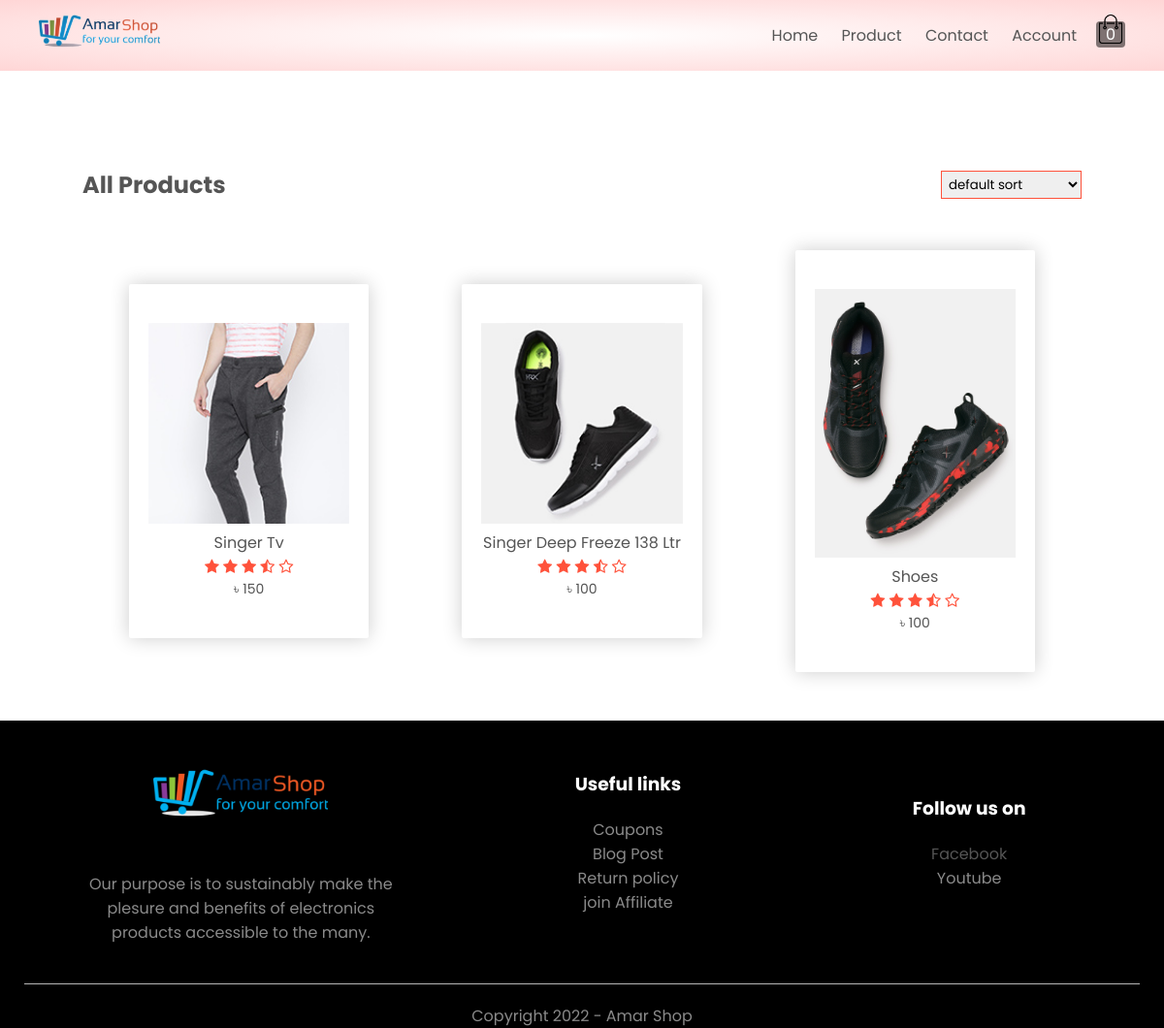
The app's page /products/, older data.
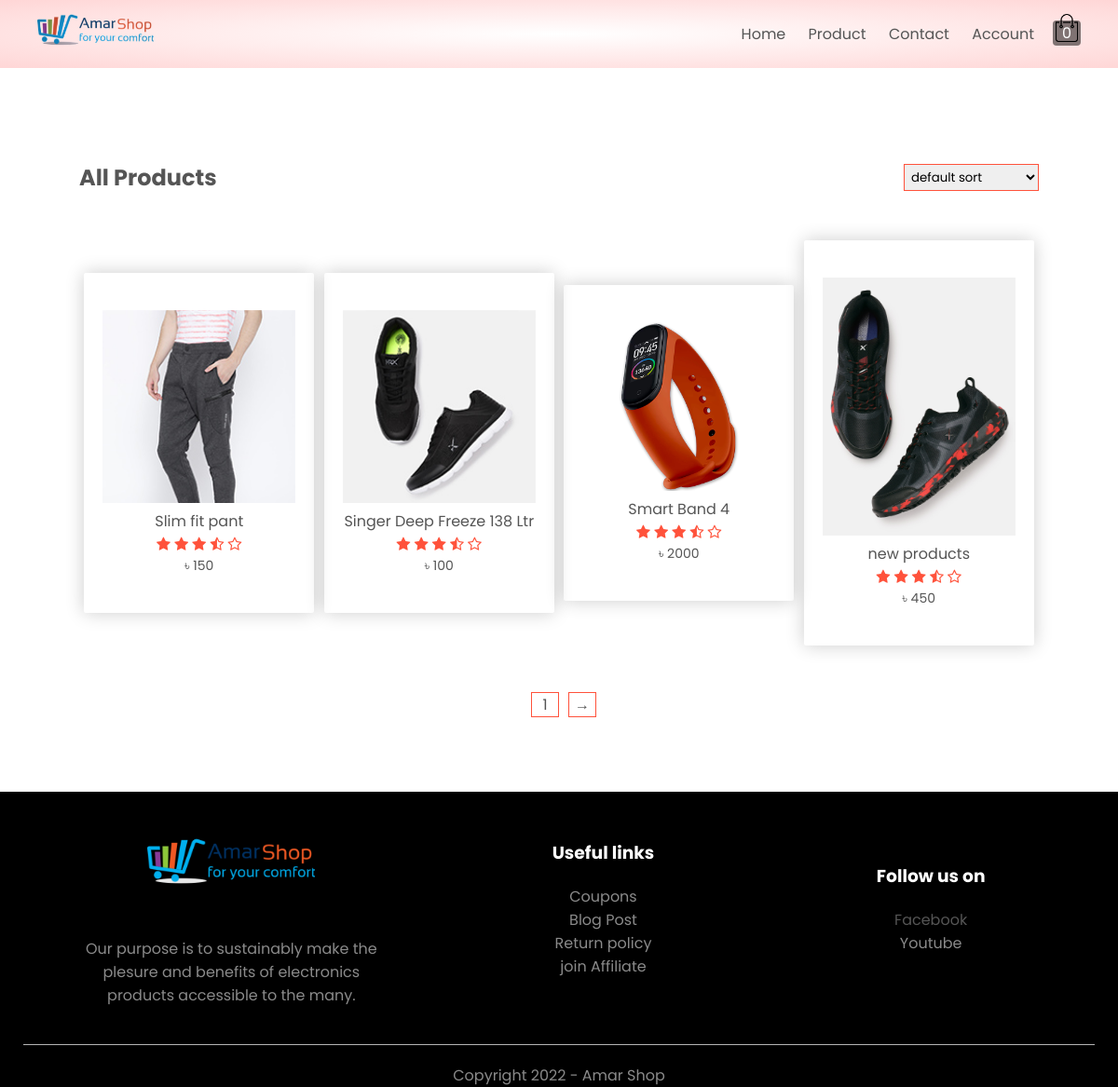
The same page, newer data.
### shop/models.py (models this page shows, shortened)
class Product(models.Model):
    product_id = models.CharField(max_length=20, primary_key=True, unique=True, blank=True)
    category = models.CharField(max_length=50, choices=utails.PRODUCT_CATEGORY, null=True, blank=True)
    title = models.CharField(max_length=250)
    model = models.CharField(max_length=250, null=True, blank=True)
    image = models.ManyToManyField(ProductImage)
    description = models.TextField(null=True, blank=True)
    status = models.CharField(max_length=20, choices=utails.PRODUCT_STATUS, null=True, blank=True)
    quantity = models.PositiveIntegerField()
    regular_price = models.PositiveIntegerField()
    discount_price = models.PositiveIntegerField()
    rating = models.FloatField(default=5.0, null=True, blank=True)
    added_at = models.DateTimeField(auto_now_add=True)

class ProductImage(models.Model):
    image = models.ImageField(upload_to=utails.get_upload_dir)
    @property
    def get_url(self):
        return f"/media/{self.image}"

### shop/views.py (the view)
# urls.py: path('products/', views.product_list.as_view(), name='products'),
class product_list(ListView):
    model = Product
    paginate_by = 4
    ordering = 'product_id'
    template_name = 'shop/products.html'

### shop/templatetags/cart_product.py (called while the page is built)
@register.filter
def count_cart_product(user):
    try:
        all_cart_product = Cart.objects.filter(_user=user)
        if all_cart_product:
            count = 0
            for cart in all_cart_product:
                count += cart.quantity
            return count
    except Exception as e:
        pass
    return 0

### templates/shop/products.html (shortened to what this page needs)
{% extends "base.html" %}
{% load static %}
{% block content %}
<div class="small-container">
    <div class="row row-2">
        <h2 style="color: #555;">All Products</h2>
        <select name="" id="">
            <option value="default">default sort</option>
        </select>
    </div>
    <div class="row">
        {% if object_list %}
        {% for product in object_list %}
        <div class="col-4">
            {% with product.image.all|first as image %}
                <a href="/product/{{product.product_id}}"><img src="{{image.get_url}}"/></a>
            {% endwith %}
            <h4><a href="/product/{{product.product_id}}">{{product.title}}</a></h4>
            <div class="rating">
                <i class="fa fa-star" aria-hidden="true"></i>
                <i class="fa fa-star" aria-hidden="true"></i>
                <i class="fa fa-star" aria-hidden="true"></i>
                <i class="fa fa-star-half-o" aria-hidden="true"></i>
                <i class="fa fa-star-o" aria-hidden="true"></i>
            </div>
            <p>&#2547; {{product.discount_price}}</p>
        </div>
        {% endfor %}
        {% endif %}
    </div>
    {% if is_paginated %}
    <div class="page-btn">
        <span><a href="#">{{page_obj.number}}</a></span>
        {% if page_obj.has_next %}<span><a href="?page={{ page_obj.next_page_number }}">&#8594;</a></span>{% endif %}
    </div>
    {% endif %}
</div>
{% endblock content %}

Row changes from the older to the newer data that the page shows:
no longer on this page (row unchanged): Product: get_url (picture), title "Shoes", discount_price "100"
changed Product: title "Singer Tv" → "Slim fit pant"
added Product: get_url (picture), title "Smart Band 4", discount_price "2000"
added Product: get_url (picture), title "new products", discount_price "450"
Text that changed along with them:
{{ page_obj.number }}: (not shown) → "1"
